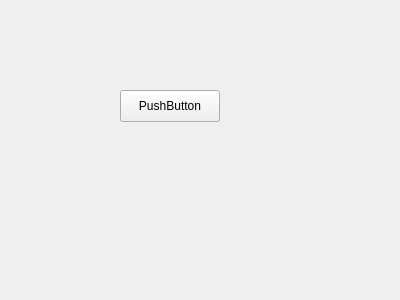
<?xml version="1.0" encoding="UTF-8"?>
<ui version="4.0">
 <class>LogIn</class>
 <widget class="QWidget" name="LogIn">
  <property name="geometry">
   <rect>
    <x>0</x>
    <y>0</y>
    <width>400</width>
    <height>300</height>
   </rect>
  </property>
  <property name="windowTitle">
   <string>Form</string>
  </property>
  <widget class="QPushButton" name="pushButton">
   <property name="geometry">
    <rect>
     <x>120</x>
     <y>90</y>
     <width>100</width>
     <height>32</height>
    </rect>
   </property>
   <property name="text">
    <string>PushButton</string>
   </property>
  </widget>
 </widget>
 <resources/>
 <connections/>
</ui>
